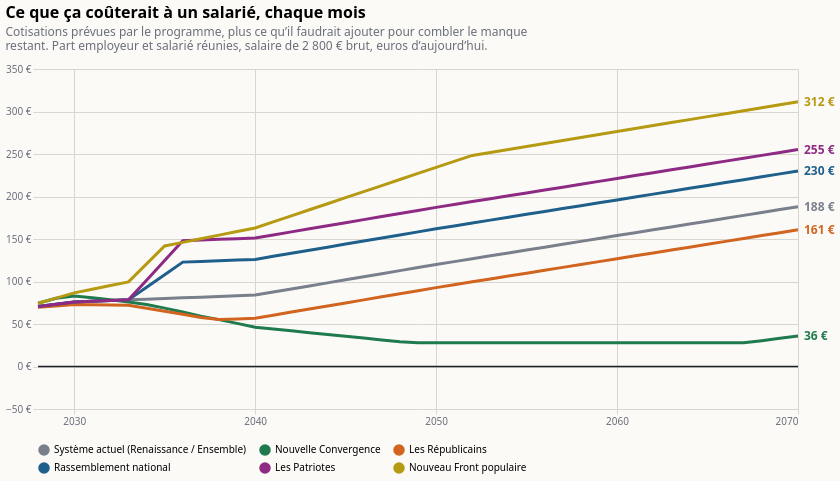

Here is the Vega-Lite specification saved for this chart:
### Vega-Lite specification from a JSON file in a GitHub repository (floating-point values rounded to 4 significant figures; data arrays with more than 128 entries replaced by an {"elided": "..."} marker saying what was removed)
{"$schema": "https://vega.github.io/schema/vega-lite/v6.json", "title": {"text": "Ce que ça coûterait à un salarié, chaque mois", "subtitle": ["Cotisations prévues par le programme, plus ce qu’il faudrait ajouter pour combler le manque", "restant. Part employeur et salarié réunies, salaire de 2 800 € brut, euros d’aujourd’hui."], "anchor": "start", "fontSize": 16, "subtitleColor": "#6b6f7b", "subtitlePadding": 6, "offset": 12}, "background": "#fbfaf7", "config": {"font": "system-ui, sans-serif", "axis": {"gridColor": "#d9d6cf", "labelColor": "#6b6f7b", "domain": false, "tickColor": "#d9d6cf"}, "legend": {"orient": "bottom", "columns": 3, "labelLimit": 2000, "symbolOpacity": 1}, "view": {"stroke": null}}, "width": 760, "height": 340, "data": {"values": {"elided": "258 records"}}, "encoding": {"x": {"field": "annee", "type": "quantitative", "scale": {"domain": [2028, 2070]}, "axis": {"format": "d", "title": null, "values": [2030, 2040, 2050, 2060, 2070]}}, "y": {"field": "valeur", "type": "quantitative", "scale": {"zero": true, "padding": 12}, "axis": {"title": null, "labelExpr": "replace(format(datum.value, ',.0f'), ',', ' ') + ' €'", "tickCount": 7}}, "color": {"field": "programme", "type": "nominal", "title": null, "sort": ["Système actuel (Renaissance / Ensemble)", "Nouvelle Convergence", "Les Républicains", "Rassemblement national", "Les Patriotes", "Nouveau Front populaire"], "scale": {"domain": ["Système actuel (Renaissance / Ensemble)", "Nouvelle Convergence", "Les Républicains", "Rassemblement national", "Les Patriotes", "Nouveau Front populaire"], "range": ["#7a7f8c", "#1f7a4d", "#d1641f", "#1f5f8b", "#8e2a84", "#b59a12"]}, "legend": {"orient": "bottom", "columns": 3, "labelLimit": 2000}}}, "layer": [{"mark": {"type": "line", "strokeWidth": 3}}, {"data": {"values": [{"y": 0}]}, "mark": {"type": "rule", "strokeWidth": 1.5}, "encoding": {"x": {"value": 0}, "x2": {"value": 760}, "y": {"field": "y", "type": "quantitative"}, "color": {"value": "#1b1f2a"}}}, {"data": {"values": [{"annee": 2070, "programme": "Système actuel (Renaissance / Ensemble)", "valeur": 188.0, "etiquette": "188 €"}, {"annee": 2070, "programme": "Nouvelle Convergence", "valeur": 35.95, "etiquette": "36 €"}, {"annee": 2070, "programme": "Les Républicains", "valeur": 160.8, "etiquette": "161 €"}, {"annee": 2070, "programme": "Rassemblement national", "valeur": 230.0, "etiquette": "230 €"}, {"annee": 2070, "programme": "Les Patriotes", "valeur": 255.2, "etiquette": "255 €"}, {"annee": 2070, "programme": "Nouveau Front populaire", "valeur": 311.5, "etiquette": "312 €"}]}, "mark": {"type": "text", "align": "left", "dx": 6, "fontSize": 12, "fontWeight": "bold"}, "encoding": {"text": {"field": "etiquette"}}}]}
